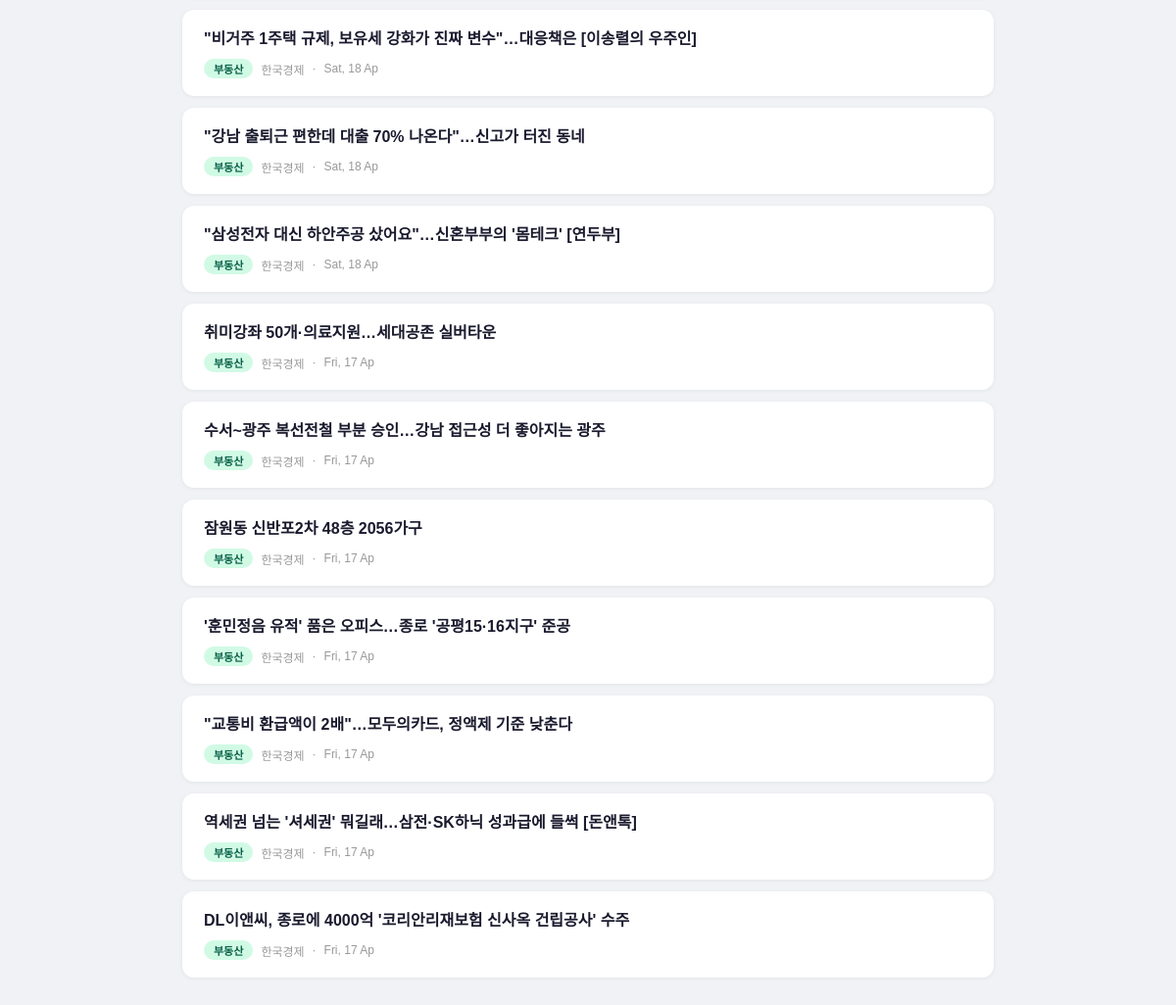
Before: / (lower part) with the older database file.
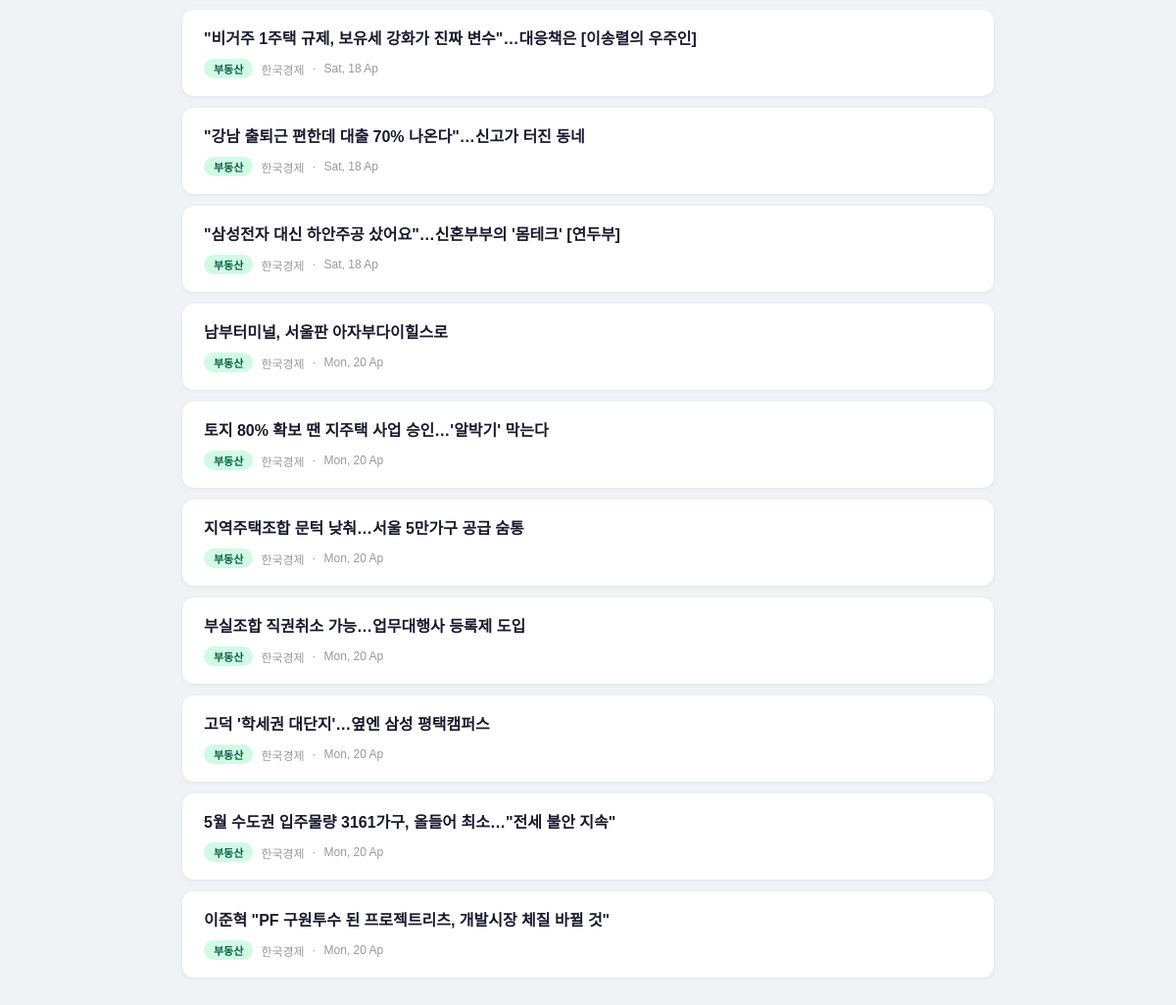
After: the same page with the newer database file.
### tables this page shows
CREATE TABLE articles (
            id       INTEGER PRIMARY KEY AUTOINCREMENT,
            title    TEXT NOT NULL,
            link     TEXT,
            source   TEXT,
            category TEXT,
            date     TEXT
        );

### app.py (the view)
@app.route("/")
def index():
    articles      = get_articles()
    today_summary = get_summary("today")
    week_summary  = get_summary("week")
    return render_template("index.html",
        articles=articles,
        today_summary=today_summary[0] if today_summary else None,
        week_summary=week_summary[0] if week_summary else None,
    )

### app.py (called while the page is built)
def get_articles(category=None):
    conn = sqlite3.connect(DB)
    c = conn.cursor()
    if category:
        c.execute("""
            SELECT id, title, link, source, category, date
            FROM articles WHERE category=?
            ORDER BY date DESC LIMIT 20
        """, (category,))
    else:
        c.execute("""
            SELECT id, title, link, source, category, date FROM (
                SELECT *, ROW_NUMBER() OVER (PARTITION BY category ORDER BY date DESC) rn
                FROM articles WHERE category IN ('경제','주식','부동산')
            ) WHERE rn <= 20
            ORDER BY date DESC
        """)
    rows = c.fetchall()
    conn.close()
    return [{"id": r[0], "title": r[1], "link": r[2], "source": r[3], "category": r[4], "date": r[5]} for r in rows]

def get_summary(summary_type):
    conn = sqlite3.connect(DB)
    c = conn.cursor()
    c.execute("SELECT content, date FROM summaries WHERE type=? ORDER BY id DESC LIMIT 1", (summary_type,))
    row = c.fetchone()
    conn.close()
    return row if row else None

### templates/index.html (shortened to what this page needs)
<!DOCTYPE html>
<html lang="ko">
<head>
</head>
<body>
<div class="container">
  <div id="articleList">
    {% for article in articles %}
    <div class="article-card" data-category="{{ article['category'] }}">
      <h3><a href="{{ article['link'] }}" target="_blank" rel="noreferrer">{{ article['title'] }}</a></h3>
      <div class="meta">
        <span class="badge {{ article['category'] }}">{{ article['category'] }}</span>
        <span>{{ article['source'] }}</span>
        <span>·</span>
        <span>{{ article['date'] }}</span>
      </div>
    </div>
    {% endfor %}
  </div>
</div>
</body>
</html>

Changed rows visible on the page:
no longer on this page (row unchanged): articles: title "취미강좌 50개·의료지원…세대공존 실버타운", category "부동산", source "한국경제", date "Fri, 17 Ap"
no longer on this page (row unchanged): articles: title "수서~광주 복선전철 부분 승인…강남 접근성 더 좋아지는 광주", category "부동산", source "한국경제", date "Fri, 17 Ap"
no longer on this page (row unchanged): articles: title "잠원동 신반포2차 48층 2056가구", category "부동산", source "한국경제", date "Fri, 17 Ap"
no longer on this page (row unchanged): articles: title "'훈민정음 유적' 품은 오피스…종로 '공평15·16지구' 준공", category "부동산", source "한국경제", date "Fri, 17 Ap"
no longer on this page (row unchanged): articles: title "\"교통비 환급액이 2배\"…모두의카드, 정액제 기준 낮춘다", category "부동산", source "한국경제", date "Fri, 17 Ap"
no longer on this page (row unchanged): articles: title "역세권 넘는 '셔세권' 뭐길래…삼전·SK하닉 성과급에 들썩 [돈앤톡]", category "부동산", source "한국경제", date "Fri, 17 Ap"
no longer on this page (row unchanged): articles: title "DL이앤씨, 종로에 4000억 '코리안리재보험 신사옥 건립공사' 수주", category "부동산", source "한국경제", date "Fri, 17 Ap"
added articles: title "남부터미널, 서울판 아자부다이힐스로", category "부동산", source "한국경제", date "Mon, 20 Ap"
added articles: title "토지 80% 확보 땐 지주택 사업 승인…'알박기' 막는다", category "부동산", source "한국경제", date "Mon, 20 Ap"
added articles: title "지역주택조합 문턱 낮춰…서울 5만가구 공급 숨통", category "부동산", source "한국경제", date "Mon, 20 Ap"
added articles: title "부실조합 직권취소 가능…업무대행사 등록제 도입", category "부동산", source "한국경제", date "Mon, 20 Ap"
added articles: title "고덕 '학세권 대단지'…옆엔 삼성 평택캠퍼스", category "부동산", source "한국경제", date "Mon, 20 Ap"
added articles: title "5월 수도권 입주물량 3161가구, 올들어 최소…\"전세 불안 지속\"", category "부동산", source "한국경제", date "Mon, 20 Ap"
added articles: title "이준혁 \"PF 구원투수 된 프로젝트리츠, 개발시장 체질 바뀔 것\"", category "부동산", source "한국경제", date "Mon, 20 Ap"
